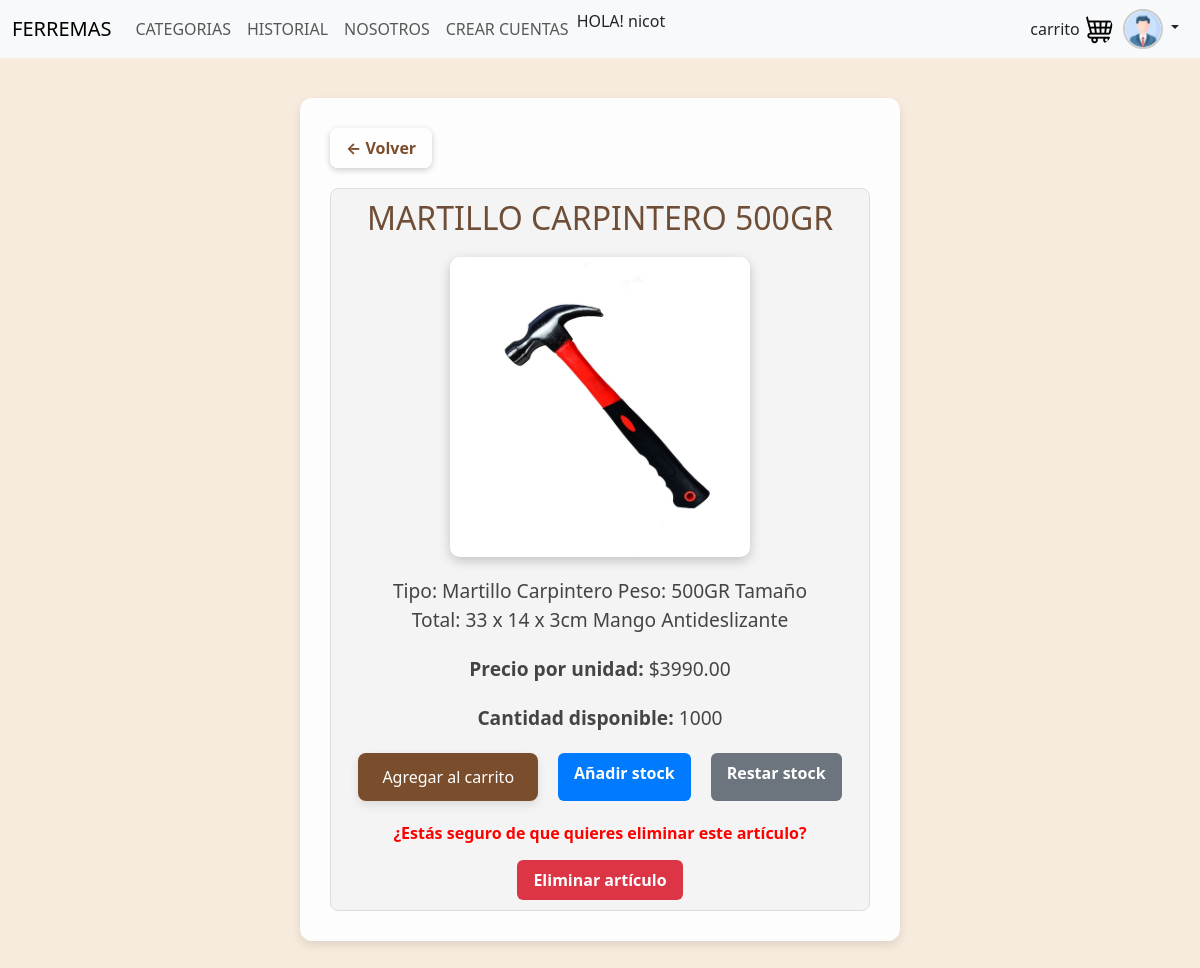
The app's page /Home/Categorias/herramientas manuales/MARTILLO CARPINTERO 500GR/ (signed in) with its own data.
### task/models.py (models this page shows, shortened)
class articulo(models.Model):
    Tipo = models.CharField(max_length=100)
    nombreart = models.CharField(max_length=100, unique=True)
    descripcion = models.TextField(blank=True)
    fecha = models.DateTimeField(auto_now_add=True)
    imagen = models.ImageField(upload_to='articulosimg/')
    valorunidad = models.DecimalField(max_digits=10, decimal_places=2)
    cantidad = models.IntegerField()
    user = models.ForeignKey('auth.User', on_delete=models.CASCADE, null=True)

### task/views.py (the view)
# urls.py: path('Home/Categorias/<str:nombre_cat>/<str:nombre_art>/',views.detalle_Articulo, name='detalle_Articulos'),
def detalle_Articulo (request, nombre_cat, nombre_art):
    if articulo.objects.filter(nombreart=nombre_art).exists():
        articulo_obj = get_object_or_404(articulo, nombreart=nombre_art)
        return render(request, 'detalle_articulos.html', {
        'articulo': articulo_obj,
        'nombre_cat': nombre_cat
        })
    else:
        return redirect('detalle_categorias', nombre_cat=nombre_cat)

### task/Templates/detalle_articulos.html (shortened to what this page needs)
{% extends 'navbar.html' %}
{% load static %}
{% block body %}
<link rel="stylesheet" href="{% static 'style.css' %}">
<div class="container-crear-categoria">
    <a href="javascript:history.back()" class="btn-back">← Volver</a>
    <div class="articulo-card">
        <h2 class="text-cafe">{{ articulo.nombreart }}</h2>
        {% if articulo.imagen %}
            <img src="{{ articulo.imagen.url }}" alt="Imagen del artículo" class="imagen-categoria" style="max-width: 300px;">
        {% else %}
            <p class="categoria-descripcion">No hay imagen disponible</p>
        {% endif %}
        <p class="categoria-descripcion">{{ articulo.descripcion }}</p>
        <p class="categoria-descripcion"><strong>Precio por unidad:</strong> ${{ articulo.valorunidad }}</p>
        <p class="categoria-descripcion"><strong>Cantidad disponible:</strong> {{ articulo.cantidad }}</p>
        <div class="carrito-botones">
            {% if user.is_authenticated %}
                <a href="{% url 'Mas' nombre_cat articulo.nombreart %}" class="btn-primario">Agregar al carrito</a>
            {% else %}
                <a href="{% url 'singup'  %}" class="btn-primario" >Inicia sesión para agregar al carrito</a>
            {% endif %}
            {% if user.is_superuser or "@bodegero" in user.email %}
                <a href="{% url 'añadir_art' nombre_cat articulo.nombreart %}" class="btn-accion azul">Añadir stock</a>
                {% if articulo.cantidad %}
                <a href="{% url 'restar_art' nombre_cat articulo.nombreart %}" class="btn-accion gris">Restar stock</a>
                {% endif %}
            {% endif %}
        </div>
        {% if user.is_superuser or "@bodegero" in user.email %}
            <form action="{% url 'eliminar_art' nombre_cat articulo.nombreart %}" method="POST" style="margin-top: 20px;">
                <p class="form-error">¿Estás seguro de que quieres eliminar este artículo?</p>
                <button type="submit" class="btn-accion rojo">Eliminar artículo</button>
            </form>
        {% endif %}
    </div>
</div>
{% endblock %}

### task/Templates/navbar.html (shortened to what this page needs)
{% load static %}
<!DOCTYPE html>
<html lang="en">
  <head>
    <link
      href="https://cdn.jsdelivr.net/npm/bootstrap@5.3.6/dist/css/bootstrap.min.css"
      rel="stylesheet"
    />
    <link
      href="https://getbootstrap.com/docs/5.3/assets/css/docs.css"
      rel="stylesheet"
    />
    <link rel="stylesheet" href="{% static 'style.css' %}">
  </head>
  <body>
    <nav class="navbar navbar-expand-lg bg-body-tertiary">
      <div class="container-fluid">
        <a class="navbar-brand" href="/Home/">FERREMAS</a>
        <div class="collapse navbar-collapse" id="navbarSupportedContent">
          <ul class="navbar-nav me-auto mb-2 mb-lg-0">
              <li class="nav-item">
                <a class="nav-link" href="{% url 'categorias'   %}"> CATEGORIAS </a>
              </li>
              {% if user.is_authenticated %}
              <li class="nav-item">
                <a class="nav-link" href="{% url 'historial_compras' %}"> HISTORIAL </a>
              </li>
              {% endif %}
              <li class="nav-item">
                <a class="nav-link" href="{% url 'nosotros' %}">NOSOTROS</a>
              </li>
              {% if user.is_superuser %}
              <li class="nav-item">
                <a class="nav-link" href="{% url 'crearcuenta' %}" >CREAR CUENTAS</a>
              </li>
              {% endif %}
              <p> HOLA! {{ user.username }}</p>
          </ul>
        </div>
      carrito <div class="d-flex ms-auto">
          <a class="btn p-0 user-button me-2" href="{% url 'carrito' %}" role="button">
              <img src="{% static 'fotos/carrito.png' %}" alt="Perfil" class="rounded-circle">
            </a>
        </div>
        <div class="d-flex ms-auto">
          {% if user.is_authenticated %}
          <div class="dropdown">
            <a class="btn p-0 user-button me-2 dropdown-toggle" href="#" role="button" data-bs-toggle="dropdown" aria-expanded="false">
              <img src="{% static 'fotos/perfil.png' %}" alt="Perfil" class="rounded-circle user-icon">
            </a>
          </div>
          {% endif %}
        </div>
      </div>
    </nav>
{% block body %}
{% endblock  %}

### task/static/style.css (style rules this page uses)
body { background-color: #f7ebdd; background-size: cover; background-repeat: no-repeat; }
.text-cafe { color: #6f4e37; }
.user-icon { width: 40px; height: 40px; object-fit: cover; border-radius: 50%; border: 2px solid #ccc; transition: 0.3s ease; }
.btn-back { font-weight: bold; color: #7a4e2d; background-color: rgba(255, 255, 255, 0.8); padding: 8px 16px; border-radius: 8px; box-shadow: 0 2px 6px rgba(0, 0, 0, 0.2); transition: background-color 0.3s ease; z-index: 10; margin-bottom: 20px; display: inline-block; text-decoration: none; }
.btn-primario { background-color: #7a4e2d; color: white; padding: 12px 24px; border: none; border-radius: 8px; font-size: 1em; text-decoration: none; display: inline-block; box-shadow: 0 4px 10px rgba(0,0,0,0.1); transition: background-color 0.3s ease, transform 0.2s ease; }
.imagen-categoria { width: 80%; max-height: 400px; object-fit: cover; border-radius: 10px; box-shadow: 0 4px 12px rgba(0,0,0,0.2); }
.categoria-descripcion { text-align: center; margin: 20px auto; width: 80%; font-size: 1.2em; color: #444; }
.articulo-card { border: 1px solid #ddd; border-radius: 8px; padding: 10px; text-align: center; background-color: #f4f4f4; transition: transform 0.2s; }
.container-crear-categoria { max-width: 600px; margin: 40px auto; padding: 30px; background-color: #fdfdfd; box-shadow: 0 4px 10px rgba(0, 0, 0, 0.1); border-radius: 12px; }
.container-crear-categoria h2 { text-align: center; margin-bottom: 20px; }
.form-error { color: red; text-align: center; margin-bottom: 15px; font-weight: bold; }
.btn-accion { padding: 8px 16px; border: none; border-radius: 6px; color: white; text-decoration: none; font-weight: bold; transition: transform 0.2s ease; }
.azul { background-color: #007bff; }
.rojo { background-color: #dc3545; }
.gris { background-color: #6c757d; }
.carrito-botones { margin-top: 15px; display: flex; justify-content: center; gap: 20px; flex-wrap: wrap; }

### records on screen
articulo: nombreart "MARTILLO CARPINTERO 500GR", imagen (picture), descripcion "Tipo: Martillo Carpintero Peso: 500GR Tamaño Total: 33 x 14 x 3cm Mango Antideslizante", valorunidad "3990.00", cantidad "1000"

### other values on screen
{{ user.username }} "nicot"
